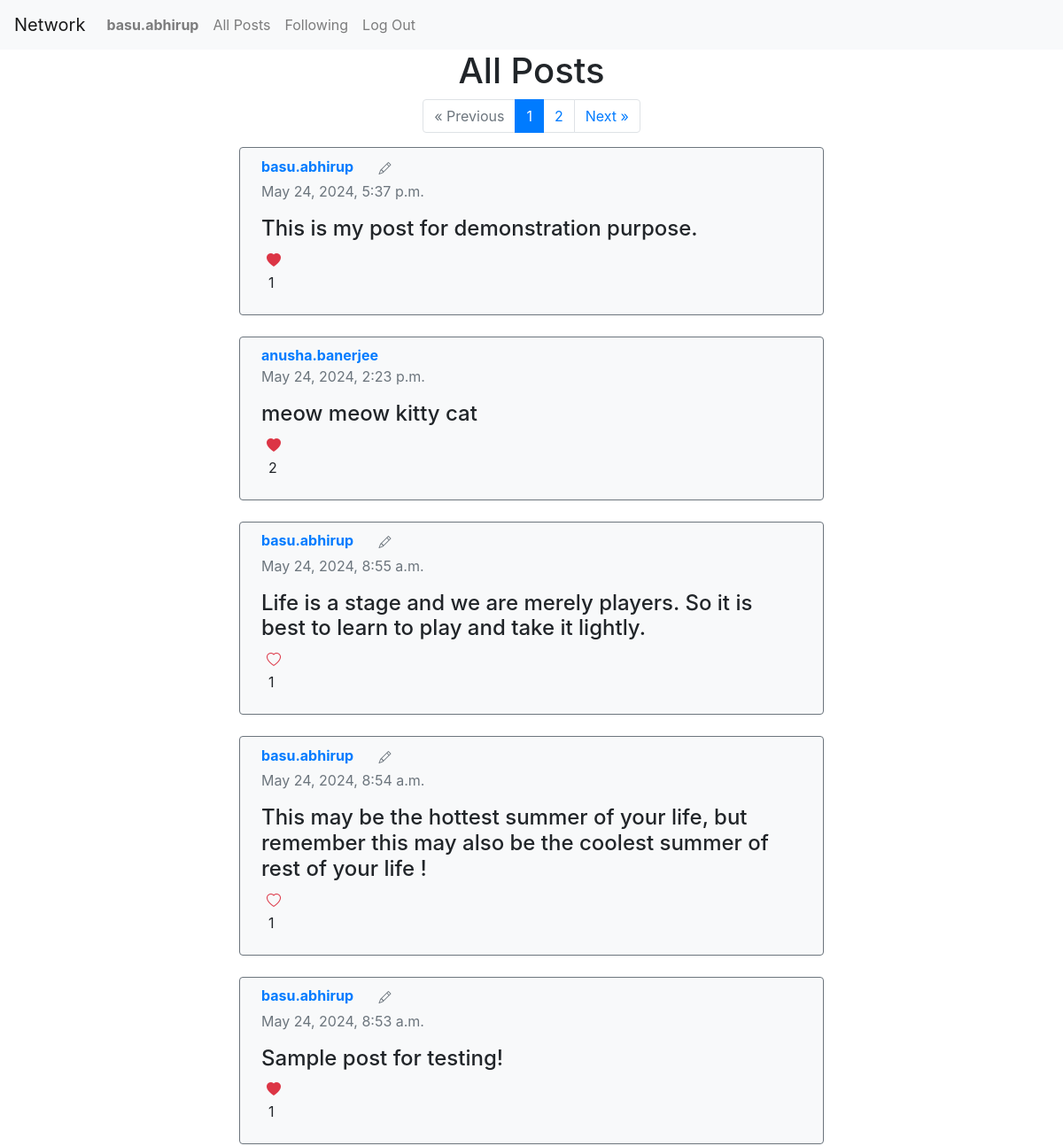
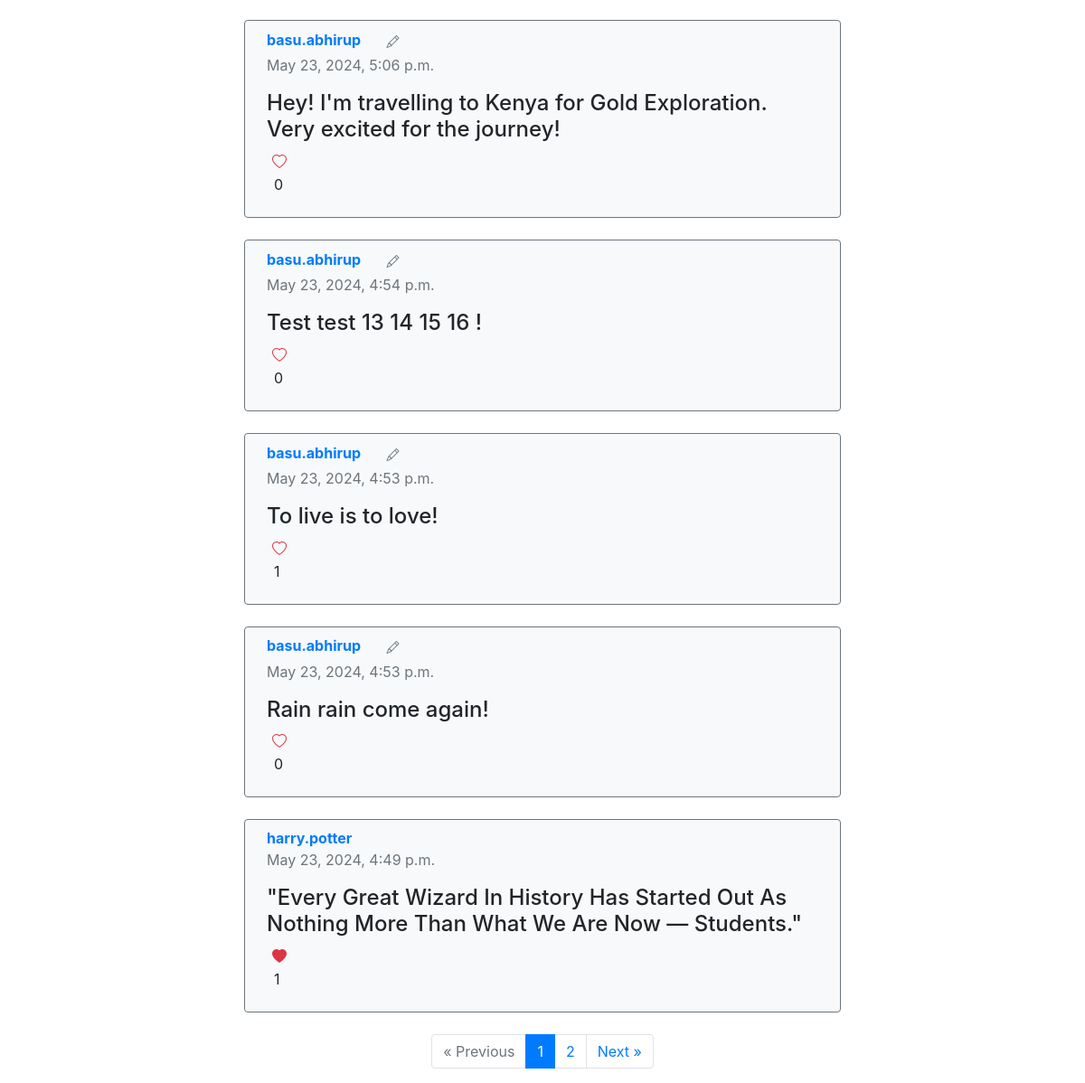
Screenshot of /posts (signed in) with the database file from the repository (2 pictures, top to bottom).
### network/models.py (models this page shows, shortened)
class User(AbstractUser):
    pass

class Post(models.Model):
  user = models.ForeignKey(User, on_delete=models.CASCADE)
  content = models.TextField()
  timestamp = models.DateTimeField(auto_now_add=True)
  likes = models.PositiveIntegerField(default=0)

### network/views.py (the view)
# urls.py: path("posts", views.posts, name="posts"),
@csrf_exempt
def posts(request):
  if request.method == 'POST':
    if not request.user.is_authenticated:
      return JsonResponse({'error': 'Authentication required'}, status=401)
    try:
      data = json.loads(request.body)
      content = data.get('content')
      print(content)
    except Exception as e:
      return JsonResponse({'error': 'Invalid data format'}, status=400)
    if not content:
      return JsonResponse({'error': 'Content cannot be empty'}, status=400)
    user = get_user_model().objects.get(username=request.user.username)
    new_post = Post.objects.create(user=user, content=content)
    return JsonResponse({'message': 'Post created successfully', 'id': new_post.id}, status=201)
  elif request.method == 'GET':
    all_posts = Post.objects.all().prefetch_related('liked_by').order_by('-timestamp')
    posts = []
    for post in all_posts:
      if request.user.is_authenticated:
        already_liked = post.liked_by.filter(user=request.user).exists()
        posts.append({
          'post': post,
          'already_liked': already_liked
        })
      else:
        posts.append({
          'post': post
        })
    paginator = Paginator(posts, 10)
    page_number = request.GET.get('page')
    page_obj = paginator.get_page(page_number)
    return render(request, 'network/all_posts.html', {
      'posts': page_obj,
      'paginator': paginator
    })
  else:
    return JsonResponse({'error': 'Method not allowed'}, status=405)

### network/templates/network/all_posts.html (shortened to what this page needs)
{% extends "network/layout.html" %}
{% block body %}
    {% if following_posts == True %}
        <h1>Following Posts</h1>
    {% else %}
        <h1>All Posts</h1>
    {% endif %}
    {% if paginator.num_pages > 1 %}
    <nav aria-label="Page navigation example">
        <ul class="pagination">
        {% if posts.has_previous %}
            <li class="page-item"><a class="page-link" href="?page={{ posts.previous_page_number }}">&laquo; Previous</a></li>
        {% else %}
            <li class="page-item disabled"><a class="page-link text-muted">&laquo; Previous</a></li>
        {% endif %}
        {% for page_num in paginator.page_range %}
            <li class="page-item {% if page_num == posts.number %}active{% endif %}">
            <a class="page-link" href="?page={{ page_num }}">{{ page_num }}</a>
            </li>
        {% endfor %}
        {% if posts.has_next %}
            <li class="page-item not-allowed"><a class="page-link" href="?page={{ posts.next_page_number }}">Next &raquo;</a></li>
        {% else %}
            <li class="page-item disabled"><a class="page-link text-muted">Next &raquo;</a></li>
        {% endif %}
        </ul>
    </nav>
    {% endif %}
    <div class="post-container">
        {% for post in posts %}
        <div class="post px-4 py-2 border border border-secondary rounded bg-light mb-4 w-100">
            <p class="mb-0 d-inline-block mr-3"><a href="{% url 'profile' post.post.user.username %}"><strong>{{ post.post.user.username }}</strong></a></p>
            {% if post.post.user == user %}
                <button class="edit-button btn btn-sm btn-outline-secondary border-0" data-post-id="{{ post.post.id }}" onclick="onPostEdit(event)">
                    <i class="bi bi-pencil"></i>
                </button>
            {% endif %}
            <p class="text-muted mt-0">{{ post.post.timestamp }}</p>
            <p class="h4" id="post-content-{{ post.post.id }}">{{ post.post.content }}</p>
            {% if user.is_authenticated %}
                <button class="like-button border-0 bg-light" data-post-id="{{ post.post.id }}" onclick="handleLiking(event)">
                    {% if post.already_liked == True %}
                        <i class="bi bi-heart-fill text-danger"></i>
                    {% else %}
                        <i class="bi bi-heart text-danger"></i>
                    {% endif %}
                </button>
                <p class="ml-2" id="like-count-{{ post.post.id }}">{{ post.post.likes }}</p>
            {% else %}
                <p id="like-count-{{ post.post.id }}"><i class="bi bi-heart text-danger"></i> &nbsp;{{ post.post.likes }}</p>
            {% endif %}
        </div>
        {% endfor %}
    </div>
    {% if paginator.num_pages > 1 %}
    <nav aria-label="Page navigation example">
        <ul class="pagination">
        {% if posts.has_previous %}
            <li class="page-item"><a class="page-link" href="?page={{ posts.previous_page_number }}">&laquo; Previous</a></li>
        {% else %}
            <li class="page-item disabled"><a class="page-link text-muted">&laquo; Previous</a></li>
        {% endif %}
        {% for page_num in paginator.page_range %}
            <li class="page-item {% if page_num == posts.number %}active{% endif %}">
            <a class="page-link" href="?page={{ page_num }}">{{ page_num }}</a>
            </li>
        {% endfor %}
        {% if posts.has_next %}
            <li class="page-item not-allowed"><a class="page-link" href="?page={{ posts.next_page_number }}">Next &raquo;</a></li>
        {% else %}
            <li class="page-item disabled"><a class="page-link text-muted">Next &raquo;</a></li>
        {% endif %}
        </ul>
    </nav>
    {% endif %}
{% endblock %}

### network/templates/network/layout.html (shortened to what this page needs)
{% load static %}
<!DOCTYPE html>
<html lang="en">
    <head>
        <link rel="stylesheet" href="https://stackpath.bootstrapcdn.com/bootstrap/4.4.1/css/bootstrap.min.css">
        <link rel="stylesheet" href="https://cdn.jsdelivr.net/npm/bootstrap-icons@1.11.3/font/bootstrap-icons.min.css">
        <link href="{% static 'network/styles.css' %}" rel="stylesheet">
    </head>
    <body>
        <nav class="navbar navbar-expand-lg navbar-light bg-light">
            <a class="navbar-brand" href="{% url 'index' %}">Network</a>
            <div>
              <ul class="navbar-nav mr-auto">
                {% if user.is_authenticated %}
                    <li class="nav-item">
                        <a class="nav-link" href="{% url 'profile' user.username %}"><strong>{{ user.username }}</strong></a>
                    </li>
                {% endif %}
                <li class="nav-item">
                  <a class="nav-link" href="{% url 'posts' %}">All Posts</a>
                </li>
                {% if user.is_authenticated %}
                    <li class="nav-item">
                        <a class="nav-link" href="{% url 'following_posts' %}">Following</a>
                    </li>
                    <li class="nav-item">
                        <a class="nav-link" href="{% url 'logout' %}">Log Out</a>
                    </li>
                {% endif %}
              </ul>
            </div>
          </nav>
        <div class="body">
            {% block body %}
            {% endblock %}
        </div>
    </body>
</html>

### network/static/network/styles.css (style rules this page uses)
.body { display: flex; flex-direction: column; justify-content: center; align-items: center; }
.post-container { display: flex; flex-direction: column; align-items: start; justify-content: center; width: 85%; }
@media (min-width: 992px) { .post-container { width: 55%; } }

### rows the page displays
User: username "basu.abhirup"
Post: post.user.username "basu.abhirup", post.timestamp "May 24, 2024, 5:37 p.m.", post.content "This is my post for demonstration purpose.", post.likes "1"
Post: post.user.username "anusha.banerjee", post.timestamp "May 24, 2024, 2:23 p.m.", post.content "meow meow kitty cat", post.likes "2"
Post: post.user.username "basu.abhirup", post.timestamp "May 24, 2024, 8:55 a.m.", post.content "Life is a stage and we are merely players. So it is best to learn to play and take it lightly.", post.likes "1"
Post: post.user.username "basu.abhirup", post.timestamp "May 24, 2024, 8:54 a.m.", post.content "This may be the hottest summer of your life, but remember this may also be the coolest summer of rest of your life !", post.likes "1"
Post: post.user.username "basu.abhirup", post.timestamp "May 24, 2024, 8:53 a.m.", post.content "Sample post for testing!", post.likes "1"
Post: post.user.username "basu.abhirup", post.timestamp "May 23, 2024, 5:06 p.m.", post.content "Hey! I'm travelling to Kenya for Gold Exploration. Very excited for the journey!", post.likes "0"
Post: post.user.username "basu.abhirup", post.timestamp "May 23, 2024, 4:54 p.m.", post.content "Test test 13 14 15 16 !", post.likes "0"
Post: post.user.username "basu.abhirup", post.timestamp "May 23, 2024, 4:53 p.m.", post.content "To live is to love!", post.likes "1"
Post: post.user.username "basu.abhirup", post.timestamp "May 23, 2024, 4:53 p.m.", post.content "Rain rain come again!", post.likes "0"
Post: post.user.username "harry.potter", post.timestamp "May 23, 2024, 4:49 p.m.", post.content "\"Every Great Wizard In History Has Started Out As Nothing More Than What We Are Now — Students.\"", post.likes "1"

### other values shown
{{ page_num }} "1" "2"
